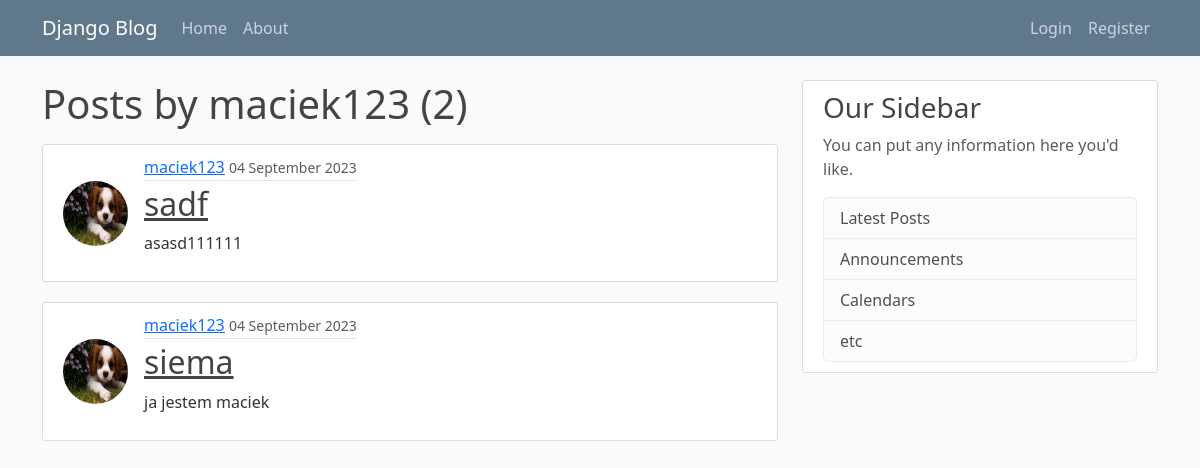
Before: /user/maciek123 with the older database file.
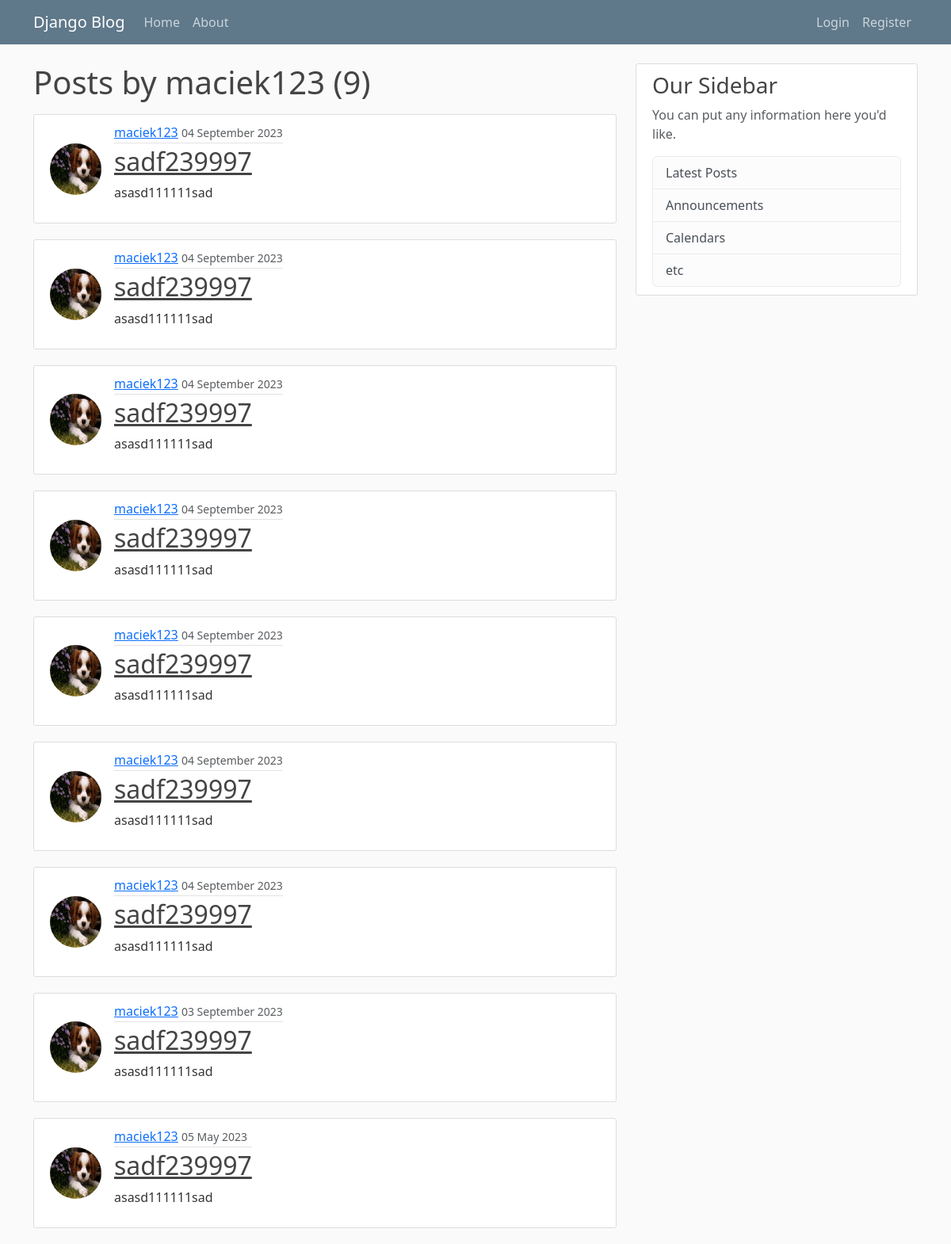
After: the same page with the newer database file.
### blog/models.py (models this page shows, shortened)
class Post(models.Model):
    title = models.CharField(max_length=100)
    content = models.TextField()
    date_posted = models.DateTimeField(default=timezone.now)
    author = models.ForeignKey(User, on_delete=models.CASCADE)

### users/models.py (models this page shows, shortened)
class Profile(models.Model):
    user = models.OneToOneField(User, on_delete=models.CASCADE)
    image = models.ImageField(default="default.png", upload_to="profile_pics")

### blog/views.py (the view)
# urls.py: path("user/<str:username>", v.UserPostListView.as_view(), name="user-profile"),
class UserPostListView(ListView):
    template_name = "blog/user_posts.html"
    context_object_name = "posts"
    paginate_by = 10
    def get_queryset(self) -> QuerySet[Any]:
        user = get_object_or_404(User, username=self.kwargs.get("username"))
        return Post.objects.filter(author=user).order_by("-date_posted")

### blog/templates/blog/user_posts.html (shortened to what this page needs)
{% extends 'blog/base.html' %} {% block content %}
<h1 class="mb-3">Posts by {{ view.kwargs.username }} ({{ page_obj.paginator.count }})</h1>
{% for post in posts %}
<article class="media content-section d-flex">
  <img
    src="{{ post.author.profile.image.url }}"
    alt=""
    class="rounded-circle article-img align-self-center"
  />
  <div class="media-body">
    <div class="article-metadata">
      <a class="mr-2" href="{% url 'user-profile' post.author.username %}">{{ post.author }}</a>
      <small class="text-muted">{{ post.date_posted|date:'d F Y' }}</small>
    </div>
    <h2>
      <a class="article-title" href="{% url 'post-detail' pk=post.id %}"
        >{{ post.title }}</a
      >
    </h2>
    <p class="article-content">{{ post.content }}</p>
  </div>
</article>
{% endfor %}
{% endblock %}

### blog/templates/blog/base.html (shortened to what this page needs)
{% load static %}
<!DOCTYPE html>
<html lang="en">
  <head>
    <link
      href="https://cdn.jsdelivr.net/npm/bootstrap@5.3.1/dist/css/bootstrap.min.css"
      rel="stylesheet"
    />
    <link rel="stylesheet" href="{% static './blog/css/main.css'%}" />
  </head>
  <body>
    <header class="site-header">
      <nav class="navbar navbar-expand-md navbar-dark bg-steel fixed-top">
        <div class="container">
          <a class="mr-4 navbar-brand" href="{% url 'blog-home' %}"
            >Django Blog</a
          >
          <div class="collapse navbar-collapse" id="navbarToggle">
            <div class="mr-auto navbar-nav">
              <a class="nav-item nav-link" href="{% url 'blog-home' %}">Home</a>
              <a class="nav-item nav-link" href="{% url 'blog-about' %}"
                >About</a
              >
            </div>
            <div class="navbar-nav ms-auto">
              {% if user.is_authenticated %}
              <a class="nav-item nav-link" href="{% url 'profile' %}"
                >Profile</a
              >
              <a class="nav-item nav-link" href="{% url 'post-create' %}"
                >New Post</a
              >
              <a class="nav-item nav-link" href="{% url 'logout' %}">Logout</a>
              {% else %}
              <a class="nav-item nav-link" href="{% url 'login' %}">Login</a>
              <a class="nav-item nav-link" href="{% url 'register' %}"
                >Register</a
              >
              {% endif %}
            </div>
          </div>
        </div>
      </nav>
    </header>
    <main role="main" class="container">
      <div class="row">
        <div class="col-md-8">
           {% block content %}{% endblock %}
        </div>
        <div class="col-md-4">
          <div class="content-section">
            <h3>Our Sidebar</h3>
            <p class="text-muted">
              You can put any information here you'd like.
            </p>
            <ul class="list-group">
              <li class="list-group-item list-group-item-light">
                Latest Posts
              </li>
              <li class="list-group-item list-group-item-light">
                Announcements
              </li>
              <li class="list-group-item list-group-item-light">Calendars</li>
              <li class="list-group-item list-group-item-light">etc</li>
            </ul>
          </div>
        </div>
      </div>
    </main>
  </body>
</html>

### blog/static/blog/css/main.css (style rules this page uses)
body { background: #fafafa; color: #333333; margin-top: 5rem; }
h1, h2, h3, h4, h5, h6 { color: #444444; }
ul { margin: 0; }
.bg-steel { background-color: #5f788a; }
.site-header .navbar-nav .nav-link { color: #cbd5db; }
.content-section { background: #ffffff; padding: 10px 20px; border: 1px solid #dddddd; border-radius: 3px; margin-bottom: 20px; }
.article-title { color: #444444; }
.article-content { white-space: pre-line; }
.article-img { height: 65px; width: 65px; margin-right: 16px; }
.article-metadata { padding-bottom: 1px; margin-bottom: 4px; border-bottom: 1px solid #e3e3e3; }

Changed rows visible on the page:
added Post: author.profile.image (picture), author "maciek123", date_posted "04 September 2023", title "sadf239997", content "asasd111111sad"
added Post: author.profile.image (picture), author "maciek123", date_posted "04 September 2023", title "sadf239997", content "asasd111111sad"
added Post: author.profile.image (picture), author "maciek123", date_posted "04 September 2023", title "sadf239997", content "asasd111111sad"
added Post: author.profile.image (picture), author "maciek123", date_posted "04 September 2023", title "sadf239997", content "asasd111111sad"
added Post: author.profile.image (picture), author "maciek123", date_posted "04 September 2023", title "sadf239997", content "asasd111111sad"
changed Post (number 6 of 9 on the later page): title "sadf" → "sadf239997"; content "asasd111111" → "asasd111111sad"
changed Post (number 7 of 9 on the later page): title "siema" → "sadf239997"; content "ja jestem maciek" → "asasd111111sad"
now on this page (row edited): Post: author.profile.image (picture), author "maciek123", date_posted "03 September 2023", title "sadf239997", content "asasd111111sad"
now on this page (row edited): Post: author.profile.image (picture), author "maciek123", date_posted "05 May 2023", title "sadf239997", content "asasd111111sad"
Other visible differences:
{{ page_obj.paginator.count }}: "2" → "9"
